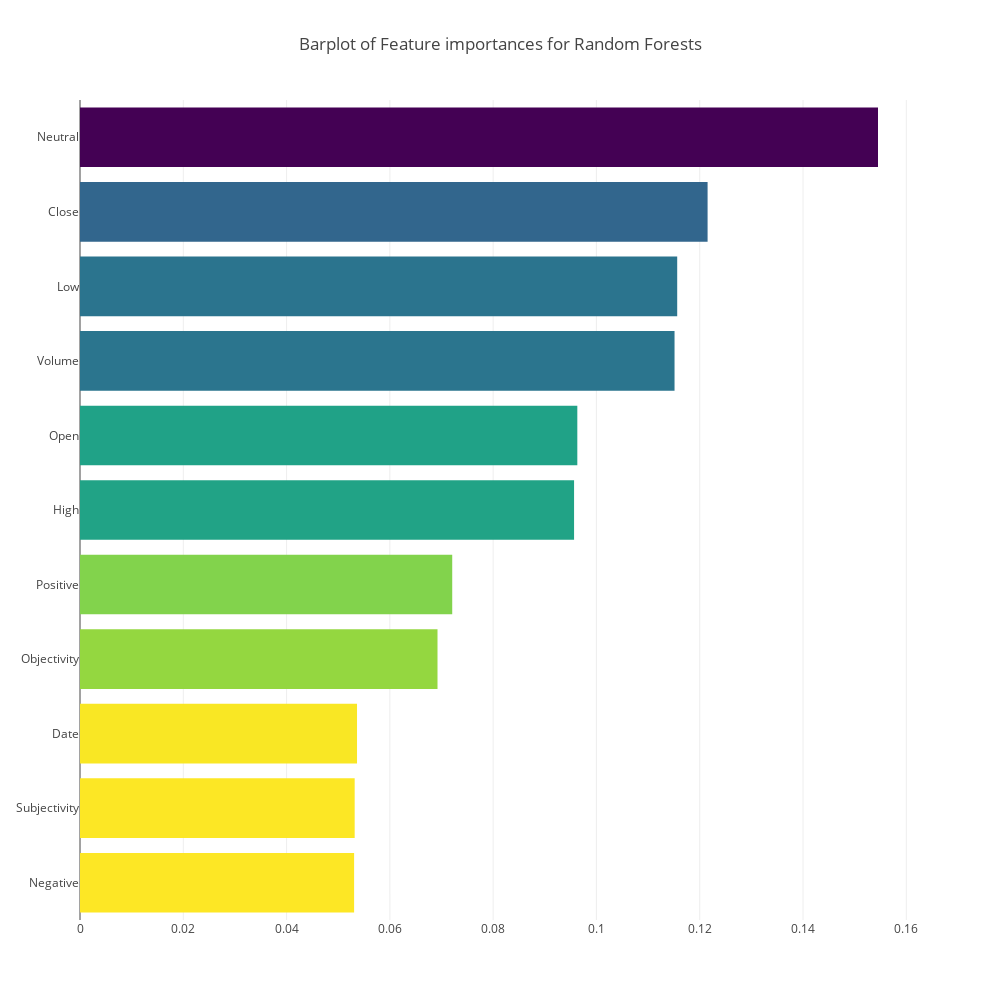

Write notebook code for a chart like this one.
### Markdown cell above
<div class="span5 alert alert-info">
<p>
Below is the feature importance graph for Random Forests.
</p>
</div>

### Code cell
x, y = (list(x) for x in zip(*sorted(zip(model_rf.feature_importances_, features), 
                                                            reverse = False)))
trace2 = go.Bar(
    x=x ,
    y=y,
    marker=dict(
        color=x,
        colorscale = 'Viridis',
        reversescale = True
    ),
    name='Feature importance for Random Forests',
    orientation='h',
)

layout = dict(
    title='Barplot of Feature importances for Random Forests',
     width = 1000, height = 1000,
    yaxis=dict(
        showgrid=False,
        showline=False,
        showticklabels=True,
#         domain=[0, 0.85],
    ))

fig1 = go.Figure(data=[trace2])
fig1['layout'].update(layout)
py.iplot(fig1, filename='plots')

### Figure 1 — Plotly figure (JSON) as saved in the notebook; plotly's stock layout.template omitted (floating-point values rounded to 4 significant figures)
{"data": [{"marker": {"color": [0.05308, 0.05319, 0.05364, 0.06923, 0.07208, 0.09567, 0.0963, 0.1151, 0.1156, 0.1215, 0.1545], "colorscale": "Viridis", "reversescale": true}, "name": "Feature importance for Random Forests", "orientation": "h", "type": "bar", "x": [0.05308, 0.05319, 0.05364, 0.06923, 0.07208, 0.09567, 0.0963, 0.1151, 0.1156, 0.1215, 0.1545], "y": ["Negative", "Subjectivity", "Date", "Objectivity", "Positive", "High", "Open", "Volume", "Low", "Close", "Neutral"]}], "layout": {"height": 1000, "title": "Barplot of Feature importances for Random Forests", "width": 1000, "yaxis": {"showgrid": false, "showline": false, "showticklabels": true}}}
